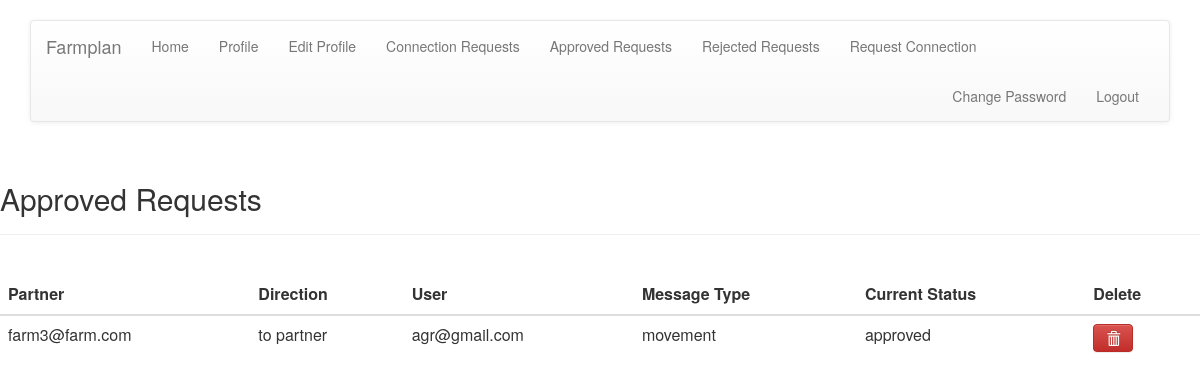
/connections/approved_table/ (signed in), run on the app's committed database.
### connections/models.py (models this page shows, shortened)
class ConnectionTable(models.Model):
    MESSAGE_CHOICES = (
        ('movement', 'movement'),
        ('execution', 'execution'),
        ('financial', 'financial'),
    )
    DIRECTION_CHOICES = (
        ('to partner', 'to partner'),
        ('from partner', 'from partner'),
    )
    STATUS_CHOICES = (
        ('awaiting approval', 'awaiting approval'),
        ('approved', 'approved'),
        ('rejected', 'rejected'),
    )
    user = models.ForeignKey(FarmUser, on_delete=models.CASCADE, limit_choices_to={'is_client': False, 'is_admin': False}, related_name="partner")
    message_type = models.CharField(max_length=50, choices=MESSAGE_CHOICES,default='')
    direction = models.CharField(max_length=50, choices=DIRECTION_CHOICES, default='')
    client = models.ForeignKey(FarmUser, on_delete=models.CASCADE, limit_choices_to={'is_client': True}, related_name="client")
    status = models.CharField(max_length=50, choices=STATUS_CHOICES, default='awaiting approval')
    slug = models.SlugField(max_length=150, unique=True)
    class Meta:
        unique_together = (('user','message_type','direction','client'))    #prevent duplicates
        ordering  = ('client', 'direction')                                 #order by client then direction

### accounts/models.py (models this page shows, shortened)
class FarmUser(AbstractBaseUser):
    email = models.EmailField(max_length=100, default='', unique=True)
    gatekeeper_id = models.CharField(max_length=10, unique=True)
    business_name = models.CharField(max_length=100, default='', unique=True)
    is_active = models.BooleanField(default=True)
    is_admin = models.BooleanField(default=False)
    is_client = models.BooleanField(default=False)
    objects = UserManager()
    USERNAME_FIELD = 'email'        #username field and password required by default
    REQUIRED_FIELDS = ['gatekeeper_id','business_name'] #used when executing command like python manage.py createsuperuser
    def __str__(self):
        return self.email

### connections/views.py (the view)
@login_required
def approved_table(request):
    if request.user.is_client:
        data = ConnectionTable.objects.filter(client=request.user, status="approved")
        args = {'data': data}
        return render(request, 'connections/client/approved_table.html', args)
    elif request.user.is_admin:
        data = ConnectionTable.objects.all()
        args = {'data': data}
        return render(request, 'connections/admin/approved_table.html', args)
    else:
        data = ConnectionTable.objects.filter(user=request.user, status="approved")
        args = {'data': data}
        return render(request, 'connections/partner/approved_table.html', args)

### connections/templates/connections/client/approved_table.html (shortened to what this page needs)
{% extends 'base.html' %}
{% block body %}
<div class="page-header">
    <h2>Approved Requests</h2>
</div>
<br/>
<div class="table-responsive">
    <table class="table table-hover">
        <thead>
              <tr>
                <th>Partner</th>
                <th>Direction</th>
                <th>User</th>
                <th>Message Type</th>
                <th>Current Status</th>
                <th>Delete</th>
              </tr>
        </thead>
        <tbody>
        {% for value in data %}
            <tr>
                <td>{{ value.user }}</td>
                <td>{{ value.direction }}</td>
                <td>{{ value.client }}</td>
                <td>{{ value.message_type }}</td>
                <td>{{ value.status }}</td>
                <td>
                    <a href="{% url 'connections:delete_connection' slug=value.slug %}">
                        <button type="button" class="btn btn-danger">
                            <span class="glyphicon glyphicon-trash" aria-hidden="true"></span>
                        </button>
                    </a>
                </td>
            </tr>
        {% endfor %}
        </tbody>
    </table>
</div>
{% endblock %}

### data on the page
ConnectionTable: user "farm3@farm.com", direction "to partner", client "agr@gmail.com", message_type "movement", status "approved"
